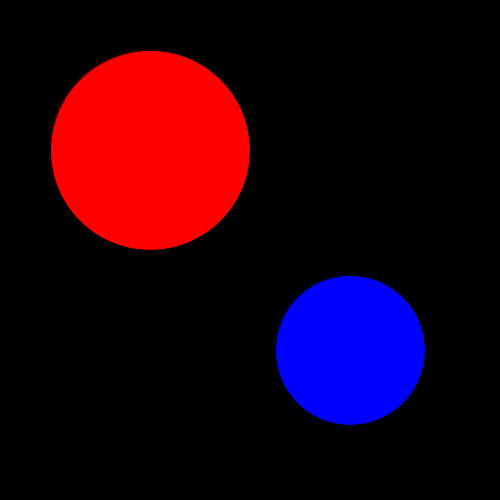
Frame 1 (no input)
Frame 60 (the mouse pressed at the canvas centre just before this capture): identical to frame 1, image omitted
Frame 120 (the mouse held since frame 60 and released just before this capture): identical to frame 1, image omitted

The Processing sketch that drew this single still picture (run headless with seeded random() and noise(); from frame 60 on, the mouse is pressed at the canvas centre):

// Processing sketch: RedAndBlueNoAnimation
// ── RedAndBlueNoAnimation.pde
class Ball {
  float x;
  float y;
  int radius;
  float dx;
  float dy;
}

// First ball
Ball red;
// Second ball
Ball blue;

void setup() {
  size(500, 500);
  // Set first ball's values
  red = new Ball();
  red.x = 150;
  red.y = 150;
  red.radius = 100;
  red.dx = 4;
  red.dy = 2;
  // Set second ball's values
  blue = new Ball();
  blue.x = 350;
  blue.y = 350;
  blue.radius = 75;
  blue.dx = 1;
  blue.dy = 5;
}

void draw() {
  // Clear canvas
  background(0);
  // Draw circles
  fill(255, 0, 0);
  ellipse(red.x, red.y, 2 * red.radius, 2 * red.radius);
  fill(0, 0, 255);
  ellipse(blue.x, blue.y, 2 * blue.radius, 2 * blue.radius);
}
